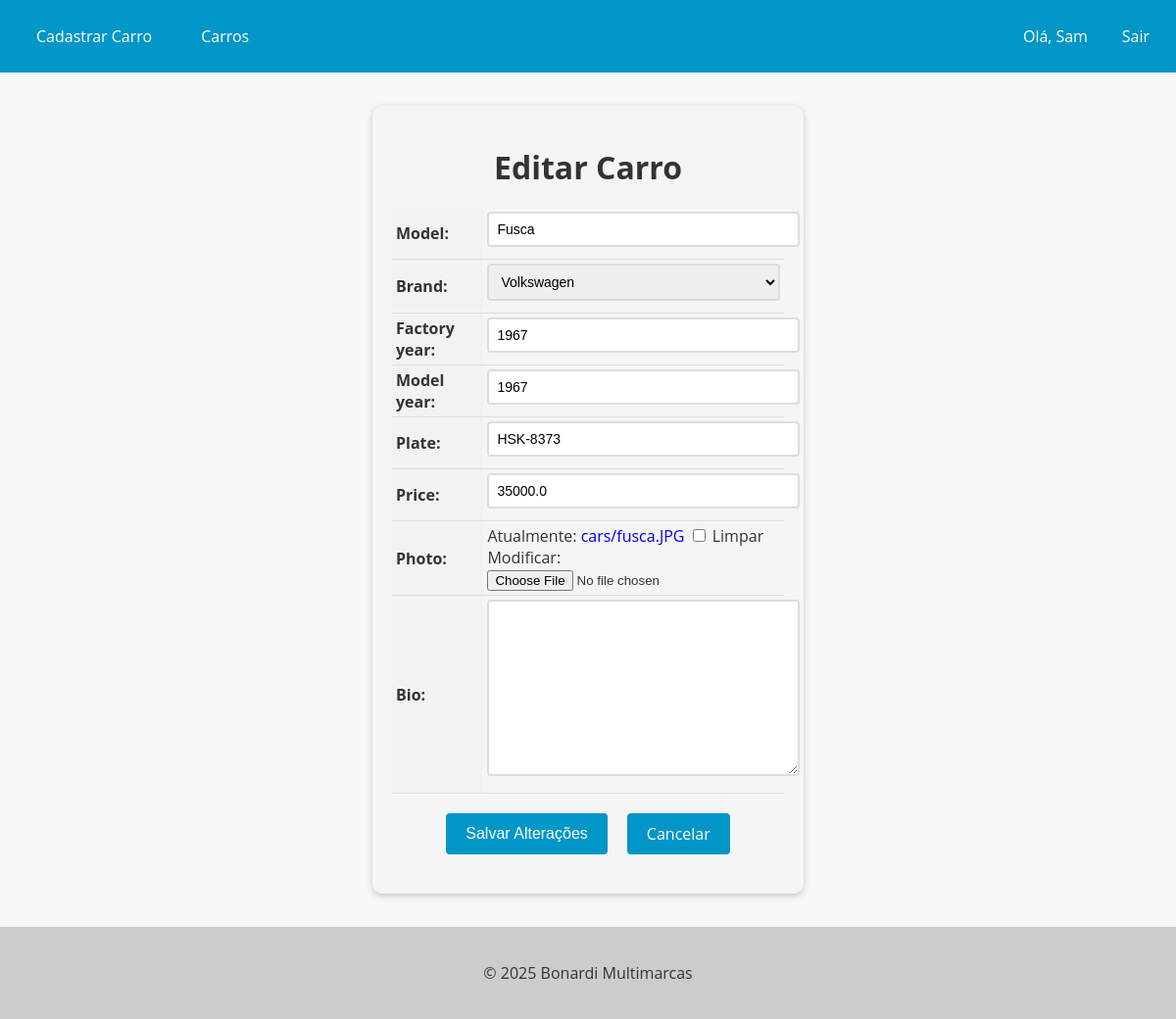
The app's page /car/4/update (signed in), older data.
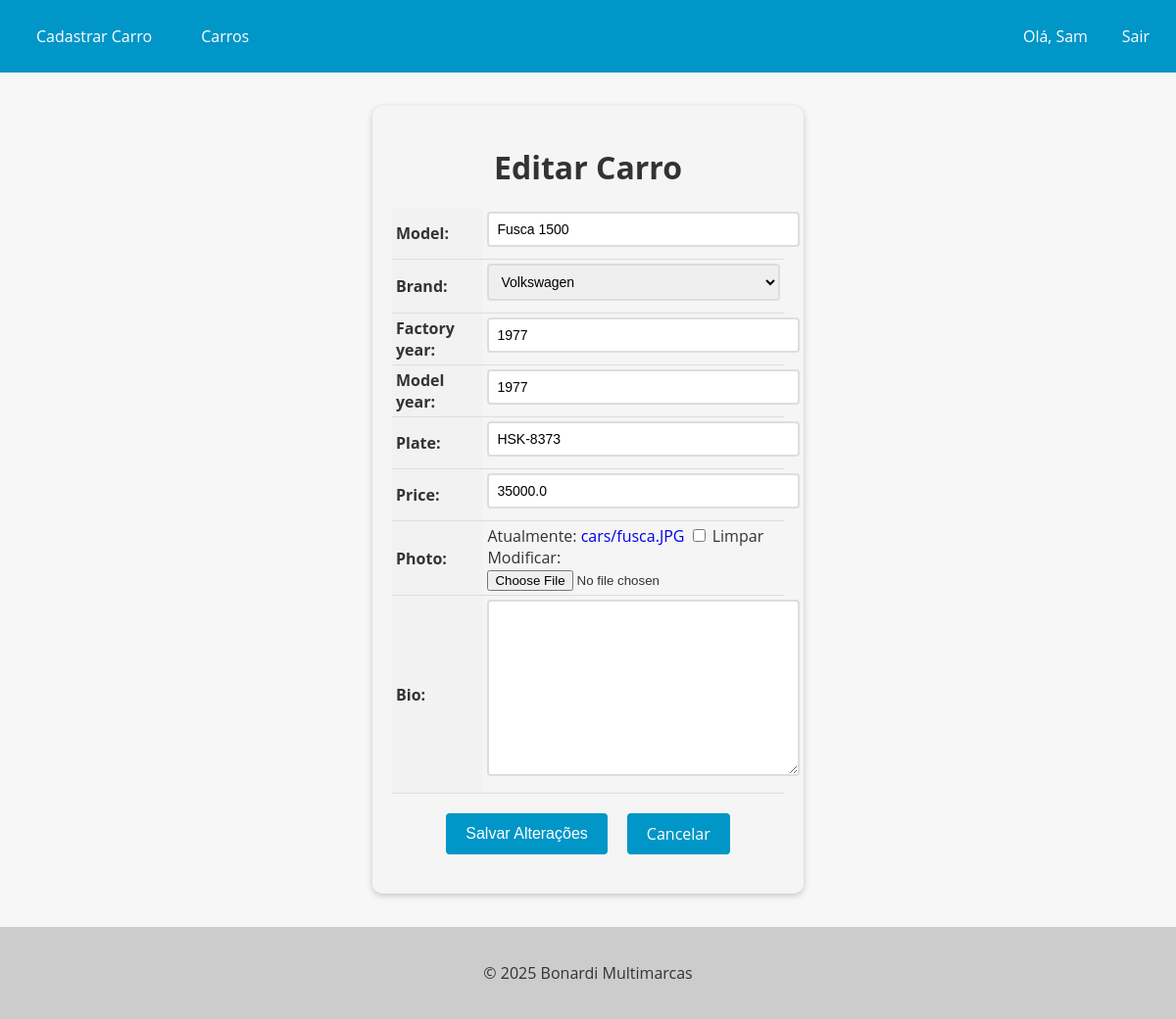
The same page, newer data.
### cars/models.py (models this page shows, shortened)
class Car(models.Model):
  id = models.AutoField(primary_key=True)
  model = models.CharField(max_length=100)
  brand = models.ForeignKey(Brand, on_delete=models.PROTECT, related_name='cars_brand')
  factory_year = models.IntegerField(null=True)
  model_year = models.IntegerField(null=True)
  plate = models.CharField(max_length=8, null=True, blank=True)
  price = models.FloatField(blank=True, null=True)
  photo = models.ImageField(upload_to='cars/', blank=True, null=True)
  bio = models.TextField(blank=True, null=True)
  owner = models.ForeignKey(User, on_delete=models.CASCADE, related_name='cars')

### cars/views.py (the view)
# urls.py: path('car/<int:pk>/update', CarUpdateView.as_view(), name='car_update'),
class CarUpdateView(LoginRequiredMixin, UpdateView):
  login_url = 'login'
  redirect_field_name = 'next'
  model = Car
  form_class = CarModelForm
  template_name = 'car_update.html'
  success_url = '/cars/'
  def get_queryset(self):
    if self.request.user.is_superuser:
      return Car.objects.all()
    return Car.objects.filter(owner=self.request.user)

### cars/forms.py (shortened to what this page needs)
class CarModelForm(forms.ModelForm):
  class Meta:
    model = Car
    exclude = ['owner']
    fields = '__all__'
    widgets = {
        'photo': forms.ClearableFileInput(attrs={'class': 'file-input'}),
      }

### cars/models.py (called while the page is built)
  def __str__(self):
    return self.name

### cars/templates/car_update.html (shortened to what this page needs)
{% extends "base.html" %}
{% block content %}
  <form method="post" enctype="multipart/form-data">
    <h1>Editar Carro</h1>
    <table>
      {{ form.as_table }}
    </table>
    <div>
      <div class="buttons-container">
        <input type="submit" value="Salvar Alterações" class="btn btn-primary">
        <a href="{% url 'cars_list' %}" class="btn btn-secondary">Cancelar</a>
      </div>
    </div>
  </form>
{% endblock %}

Row changes from the older to the newer data that the page shows:
changed Car "Volkswagen": model "Fusca" → "Fusca 1500"; factory_year "1967" → "1977"; model_year "1967" → "1977"
